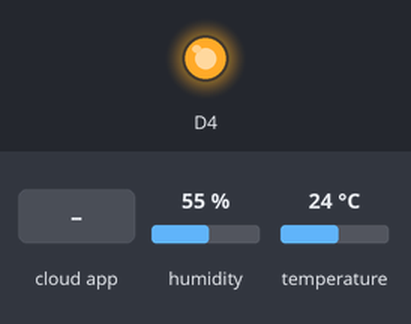
Bench run of a sketch on a simulated ESP8266 (NodeMCU). On the bench: output pins drawn as LEDs (lit = HIGH). The inputs (shaded band) are chosen by the test bench; at power-on: humidity 55 %, temperature 24 °C. What the sketch prints to the serial monitor is not drawn.

Above: at 2.7 s.
2.8 s: the phone or cloud app sets 0 to 1
At 6.6 s:
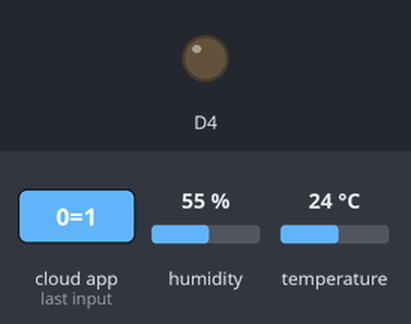
9.0 s: the phone or cloud app sets 0 to 0
At 12.8 s:
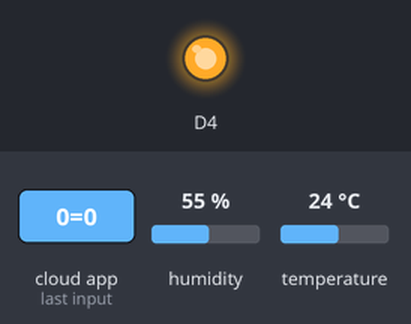
Timing chart, 0 to 14.3 s (numbered marks = the images above; inputs shaded):
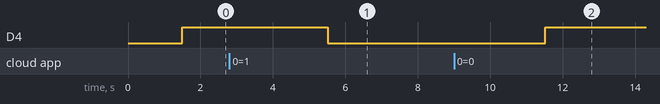

The sketch:

mydevices_mqtt.ino
```cpp
#include <CayenneMQTTESP8266.h>
#include <DHT.h>
#define  CAYENNE_DEBUG
#define CAYENNE_PRINT Serial

char ssid[] = "Lalugam";
char password[] = "Arqlalugam32";

char username[] = "06e745f0-b301-11e9-b6c9-25dbdbf93e02";
char mqtt_password[] = "381349d8fd58cf7fed30249bed1a744454a5b4bc";
char client_id[] = "ef449b50-b305-11e9-9f0a-fd8975d06205";

DHT dht(D2, DHT22);

void setup() {
  Serial.begin(115200);
  // put your setup code here, to run once:
  Cayenne.begin(username, mqtt_password, client_id, ssid, password);
  pinMode(2, OUTPUT);
  digitalWrite(2, HIGH);
}

void loop() {
  // put your main code here, to run repeatedly:
  Cayenne.loop();
  delay(2000);
  float temp =  dht.readTemperature();
  float hum = dht.readHumidity();
  Serial.print ("Humedad");
  Serial.print (hum);
  Serial.print ("Temp");
  Serial.print (temp);
  Cayenne.virtualWrite(1, temp, TYPE_TEMPERATURE, UNIT_FAHRENHEIT);
  Cayenne.virtualWrite(2, hum, TYPE_RELATIVE_HUMIDITY, UNIT_PERCENT);
}

CAYENNE_IN(0)
{
  digitalWrite(2, !getValue.asInt());
}
```

Measured:
- after the input at 2.8 s, D4: HIGH → LOW after 2.7 s
- after the input at 9.0 s, D4: LOW → HIGH after 2.5 s
